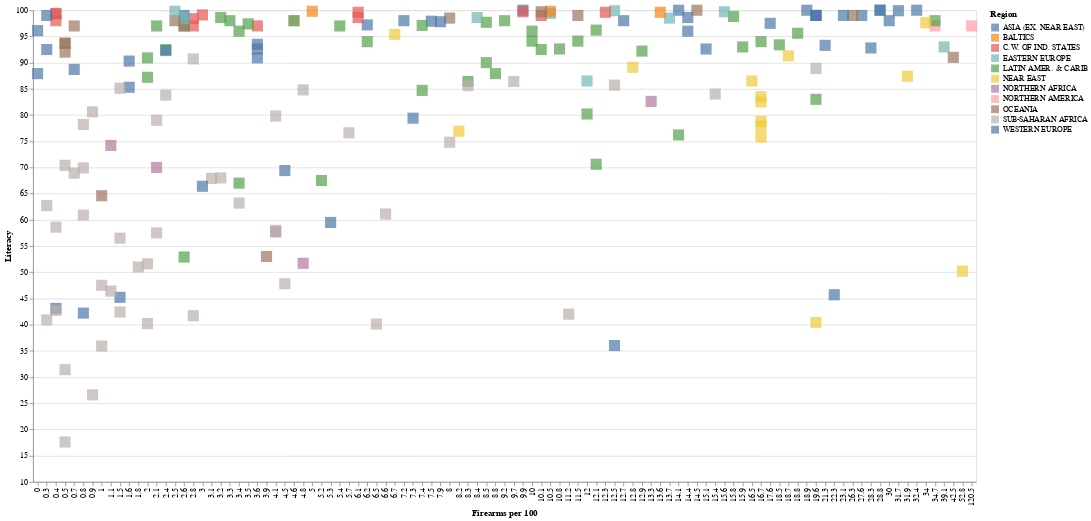

Notebook code for this chart:
### Markdown cell above
There is a slight positive correlation between literacy and firearms per 100 as one can see a curve. Sub-Saharan Africa generally has low to middle firearms per 100, while other regions vary more widely. The United States is a big outliter. Since there are many countries with near 100 literacy rates, but are all across the graph, literacy and firearms are not that highly correlated.

### Code cell
alt.Chart(merged).mark_square(size = 200).encode(
    x=alt.X('Firearms per 100:N', scale=alt.Scale(zero=False)),
    y=alt.Y('Literacy:Q', scale=alt.Scale(zero=False)),
    color='Region:N',
    tooltip=['Firearms per 100:N', 'Literacy:N'],
).properties(
    width=1200, height=600)

### Figure 1 — Vega-Lite specification as saved in the notebook (floating-point values rounded to 4 significant figures; data arrays with more than 128 entries replaced by an {"elided": "..."} marker saying what was removed)
{"config": {"view": {"continuousWidth": 300, "continuousHeight": 300}}, "data": {"name": "data-ea5cfe7976fa3c3bb5ea8257fd25fc62"}, "mark": {"type": "square", "size": 200}, "encoding": {"color": {"field": "Region", "type": "nominal"}, "tooltip": [{"field": "Firearms per 100", "type": "nominal"}, {"field": "Literacy", "type": "nominal"}], "x": {"field": "Firearms per 100", "scale": {"zero": false}, "type": "nominal"}, "y": {"field": "Literacy", "scale": {"zero": false}, "type": "quantitative"}}, "height": 600, "width": 1200, "$schema": "https://vega.github.io/schema/vega-lite/v5.8.0.json", "datasets": {"data-ea5cfe7976fa3c3bb5ea8257fd25fc62": {"elided": "230 records"}}}
